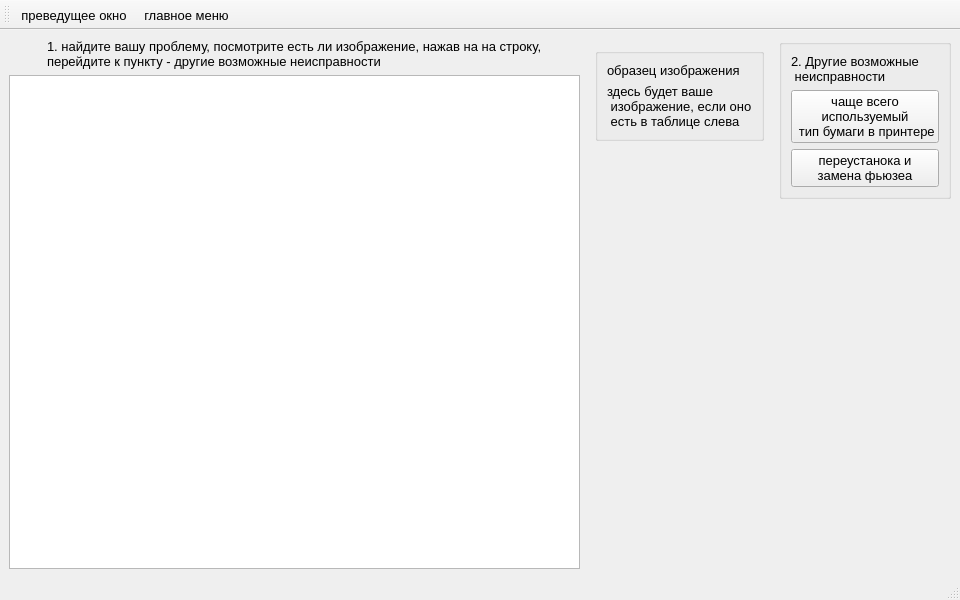
<?xml version="1.0" encoding="UTF-8"?>
<ui version="4.0">
 <class>gorizontline</class>
 <widget class="QMainWindow" name="gorizontline">
  <property name="geometry">
   <rect>
    <x>0</x>
    <y>0</y>
    <width>960</width>
    <height>600</height>
   </rect>
  </property>
  <property name="font">
   <font>
    <pointsize>10</pointsize>
   </font>
  </property>
  <property name="windowTitle">
   <string>Повторяющиеся полосы</string>
  </property>
  <widget class="QWidget" name="centralwidget">
   <layout class="QGridLayout" name="gridLayout_2">
    <item row="0" column="0">
     <layout class="QGridLayout" name="gridLayout">
      <item row="0" column="2" alignment="Qt::AlignRight|Qt::AlignTop">
       <widget class="QGroupBox" name="groupBox">
        <layout class="QVBoxLayout" name="verticalLayout_2">
         <item>
          <widget class="QLabel" name="label_5">
           <property name="text">
            <string>2. Другие возможные
 неисправности</string>
           </property>
          </widget>
         </item>
         <item>
          <widget class="QPushButton" name="paper">
           <property name="text">
            <string>чаще всего
используемый
 тип бумаги в принтере</string>
           </property>
          </widget>
         </item>
         <item>
          <widget class="QPushButton" name="pushButton">
           <property name="text">
            <string>переустанока и
замена фьюзеа</string>
           </property>
          </widget>
         </item>
        </layout>
       </widget>
      </item>
      <item row="0" column="0">
       <layout class="QVBoxLayout" name="verticalLayout">
        <item alignment="Qt::AlignHCenter">
         <widget class="QLabel" name="label_2">
          <property name="text">
           <string>1. найдите вашу проблему, посмотрите есть ли изображение, нажав на на строку, 
перейдите к пункту - другие возможные неисправности</string>
          </property>
         </widget>
        </item>
        <item>
         <widget class="QTableView" name="gorlin">
          <property name="font">
           <font>
            <pointsize>10</pointsize>
           </font>
          </property>
         </widget>
        </item>
       </layout>
      </item>
      <item row="0" column="1">
       <widget class="QWidget" name="widget_2" native="true">
        <layout class="QVBoxLayout" name="verticalLayout_3">
         <item alignment="Qt::AlignTop">
          <widget class="QGroupBox" name="verticalGroupBox">
           <layout class="QVBoxLayout" name="verticalLayout_4">
            <item>
             <widget class="QLabel" name="label_3">
              <property name="text">
               <string>образец изображения</string>
              </property>
             </widget>
            </item>
            <item>
             <widget class="QLabel" name="lpic_2">
              <property name="text">
               <string>здесь будет ваше
 изображение, если оно
 есть в таблице слева</string>
              </property>
             </widget>
            </item>
           </layout>
          </widget>
         </item>
        </layout>
       </widget>
      </item>
     </layout>
    </item>
   </layout>
  </widget>
  <widget class="QMenuBar" name="menubar">
   <property name="geometry">
    <rect>
     <x>0</x>
     <y>0</y>
     <width>960</width>
     <height>21</height>
    </rect>
   </property>
  </widget>
  <widget class="QStatusBar" name="statusbar"/>
  <widget class="QToolBar" name="toolBar">
   <property name="windowTitle">
    <string>toolBar</string>
   </property>
   <attribute name="toolBarArea">
    <enum>TopToolBarArea</enum>
   </attribute>
   <attribute name="toolBarBreak">
    <bool>false</bool>
   </attribute>
   <addaction name="nazad"/>
   <addaction name="main"/>
  </widget>
  <action name="main">
   <property name="icon">
    <iconset>
     <normaloff>icon/menu.png</normaloff>icon/menu.png</iconset>
   </property>
   <property name="text">
    <string>главное меню</string>
   </property>
  </action>
  <action name="nazad">
   <property name="icon">
    <iconset>
     <normaloff>icon/28.png</normaloff>icon/28.png</iconset>
   </property>
   <property name="text">
    <string>преведущее окно</string>
   </property>
  </action>
 </widget>
 <resources/>
 <connections/>
</ui>
